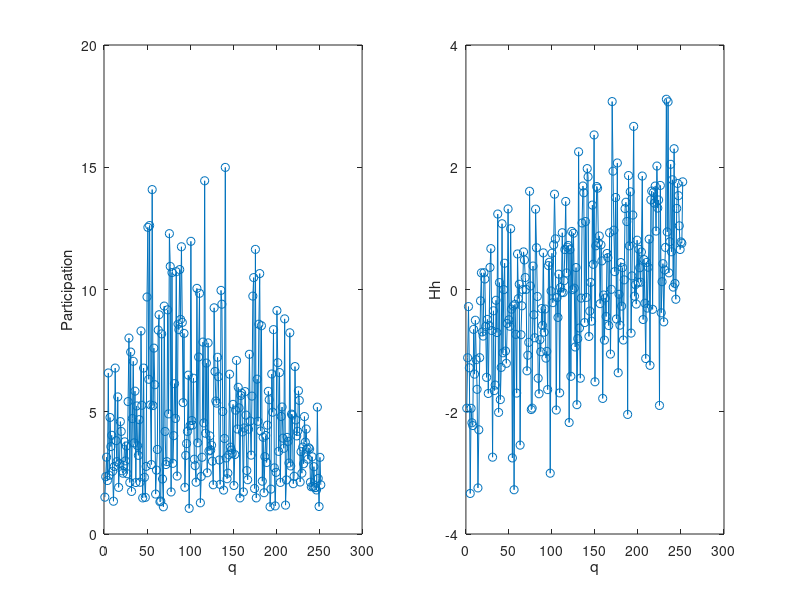
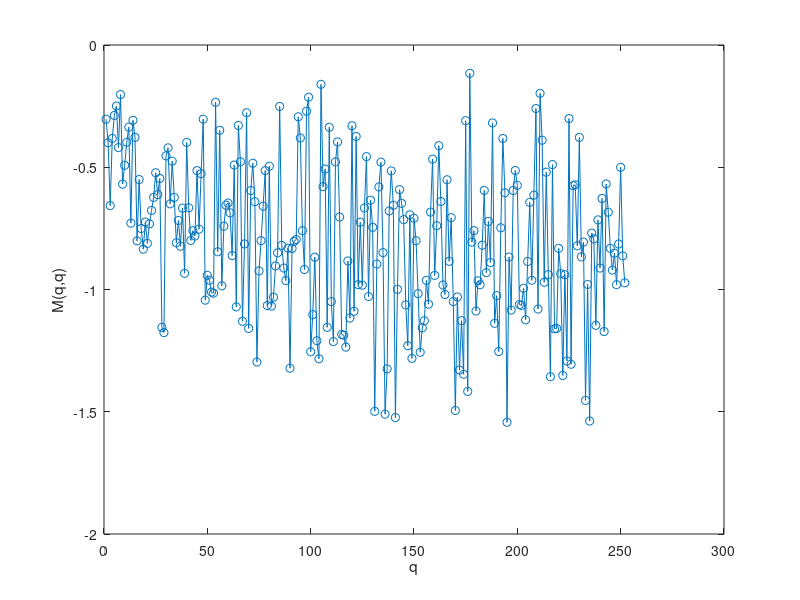
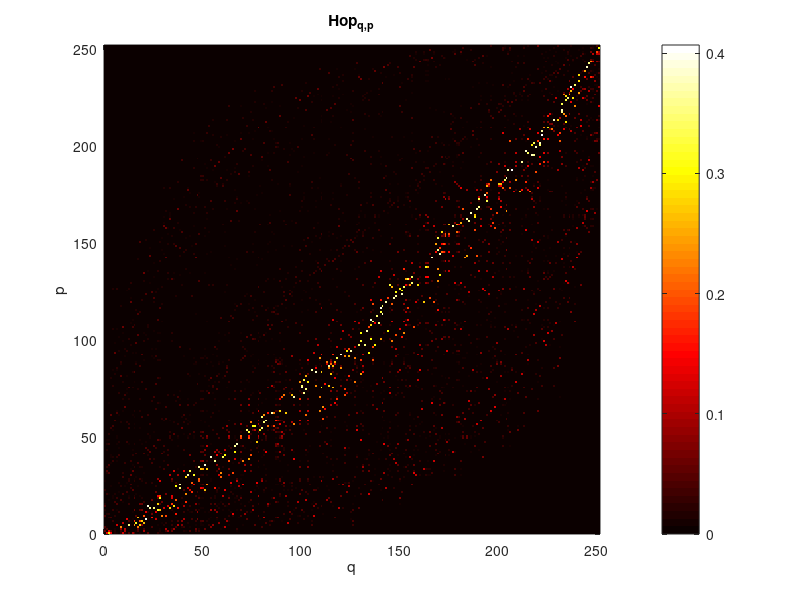

MATLAB code for these plots, in order: (Note: a time limit stopped this script after it produced the figures.)
%Markovian calculations

function Qmain_SVD

global N

show=0; % if = 1, generated matrices, coefficients, etc. are displayed
imag1=sqrt(-1);
periodic=0; % periodic b.c.
dissipator_kind=1; % put 1 if symmetric, -1 if antisymmetric

seed = 1;

Diehl=1;
Poletti=0;

tic

N = 10; % size of array
NN = N/2; % number of particles
Ns=nchoosek(N,NN); % number of states

J=1; % hopping constant
W=8; % disorder
U=2; % on-site interaction
g=0.1; % gamma;

Hopping=zeros(Ns);

%%%%%%%%%%%%%%%%%%%%%%%%%%%%%%%%%%
% generating matrices
%%%%%%%%%%%%%%%%%%%%%%%%%%%%%%%%%%


%%%%%%%%%%%%%%%%%%%%%%%%%%%%%%%%%%
% Calculating H
%%%%%%%%%%%%%%%%%%%%%%%%%%%%%%%%%%

num = precalc_states (N, NN);


H = zeros(N); % Halimtonian
Hd=zeros(N); % Disorder
Hi=zeros(N); % interaction
Hh=zeros(N); % hopping

%%%%%%%%%%%%%%
% disorder
%%%%%%%%%%%%%%

rng(seed);

E=2*rand(N,1)-1;
%E=E-sum(E)/N;

B=zeros(N,Ns);

for k=1:Ns
    Hd(k,k)=(1-(dec2bin(idtox(k), N)=='1'))*E;
    B(:,k)=(1-(dec2bin(idtox(k), N)=='1'))';
end

save 'B.txt' B -ascii

%%%%%%%%%%%%%%%%%%%%%
% Interaction
%%%%%%%%%%%%%%%%%%%%%
for k=1:Ns
    Hi(k,k)=sum(dec2bin(bitand(idtox(k), bitshift(idtox(k), 1))) == '1');
end

%%%%%%%%%%%%%%%%%%%%%
% Hopping
%%%%%%%%%%%%%%%%%%%%%

for k=1:Ns
    for kk=1:Ns
        Hh(k,kk)=is_adjacent(idtox(k), idtox(kk));
    end
end

%%%%%%%%%%%%
% Total
%%%%%%%%%%%%

H=-J*Hh+U*Hi+W*Hd;

save 'H.txt' H -ascii
save 'Hd.txt' Hd -ascii
save 'Hi.txt' Hi -ascii
save 'Hh.txt' Hh -ascii

Ns=Ns

[Ev,Eg]=eig(H); % Anderson modes

Participation=1./sum(abs(Ev).^4,1);
neighbor_hopping=diag(Ev'*(-Hh)*Ev);

%B=B
%Occupation=B*abs(Ev).^2;

figure;
subplot(1,2,1)
plot(Participation,'o-')
xlabel('q')
ylabel('Participation')
subplot(1,2,2)
plot(neighbor_hopping,'o-')
xlabel('q')
ylabel('Hh')

%figure;
%hold on
%plot(Occupation(:,1),'o-')
%plot(Occupation(:,2),'o-')
%plot(Occupation(:,3),'o-')
%plot(Occupation(:,4),'o-')
%plot(Occupation(:,5),'o-')

%figure;
%plot(Ev(:,1),'o-')
%hold on
%plot(Ev(:,2),'o-')
%plot(Ev(:,3),'o-')

%figure;
%hold on
%plot(Occupation(:,Ns-2),'o-')
%plot(Occupation(:,Ns-1),'o-')
%plot(Occupation(:,Ns),'o-')



%%%%%%%%%%%%%%%%%%%%%%%%%%%%
% Dissipator
%%%%%%%%%%%%%%%%%%%%%%%%%%%%

if(Diehl)
    
    for k=1:N-1
        
        
        A=zeros(Ns);
        for kk=1:Ns
            A(kk,kk)=bitget(idtox(kk),k)-bitget(idtox(kk),k+1);
            for kkk=1:Ns
                if(is_adjacent(idtox(kk), idtox(kkk)))
                    hop=1+N-find(dec2bin(bitxor(idtox(kk),idtox(kkk)),N)=='1');
                    if(hop(2)==k)
                        
                        if((bitget(idtox(kk),k)))
                            A(kkk,kk)=1*dissipator_kind;
                            A(kk,kkk)=-1*dissipator_kind;
                        else
                            A(kkk,kk)=-1*dissipator_kind;
                            A(kk,kkk)=1*dissipator_kind;
                        end
                        
                    end
                end
                
            end
        end
        
        Hopping=Hopping+abs(Ev'*A*Ev).^2;
    end
    
end


if(Poletti)
    
    for k=1:N
        
        
        A=zeros(Ns);
        for kk=1:Ns
            A(kk,kk)=bitget(idtox(kk),k);
        end
        
        Hopping=Hopping+abs(Ev'*A*Ev).^2;
        
        
    end
    
end

Hopping=Hopping*g;
M=Hopping;


for ik=1:Ns
    M(ik,ik)=M(ik,ik)-sum(M(:,ik));
end
[Mev,Meig]=eigs(real(M),1,'sm');
Mev=Mev/sum(Mev);

%save 'M.txt' M -ascii


Rho=Ev*diag(Mev)*Ev';


figure;
plot(diag(M),'o-')
xlabel('q')
ylabel('M(q,q)')


MA=M-diag(diag(M));
%M=expm(4*M);


%%%%%%%%%%%%%%%%%%%%%%%%%%%%%%%%

toc



Hop_plot=padarray(MA,[1 1],'post');
%  M_plot=padarray(M,[1 1],'post');

Rho_plot=padarray(Rho,[1 1],'post');


figure;
[nx,ny]=meshgrid([0:Ns],[0:Ns]);
h=pcolor(nx,ny,(Hop_plot));
set(h,'EdgeColor','None')
xlabel('q')
ylabel('p')
title('Hop_{q,p}')
colormap('hot')
colorbar


% figure;
% [nx,ny]=meshgrid([0:Ns],[0:Ns]);
% h=pcolor(nx,ny,M_plot);
% set(h,'EdgeColor','None')
% xlabel('q')
% ylabel('p')
% title('M_{q,p}')
% colormap('hot')
% colorbar

%modularity_matrix_plot(MA);


figure;
hold on
plot(Mev,'s-r')
%plot(mass_center,diag(abs(Rho_and)),'^g')
xlabel('q')
ylabel('|\rho_{q,q}|')

figure;
plot(neighbor_hopping,Mev,'or')

xlabel('Hh')
ylabel('|\rho_{q,q}|')

figure;
[nx,ny]=meshgrid([0:Ns],[0:Ns]);
h=pcolor(nx,ny,abs(Rho_plot));
set(h,'EdgeColor','None')
xlabel('m')
ylabel('n')
title('abs(\rho_{m,n})')
colormap('hot')
colorbar


figure;
plot(diag(Eg),'o-')
xlabel('q')
ylabel('\epsilon(q)')

InvPart_and=sum(Mev).^2

end

% create enumeration of n bit states with m ones
function num = precalc_states(n, m)
global states_id
k = 1;
for i = 0:(2 ^ n - 1)
    if ((sum(dec2bin(i) == '1') == 2) && (sum(dec2bin(bitand(i, bitshift(i, 1))) == '1') == 1))
        states_id.adjacent(i + 1) = 1;
    else
        states_id.adjacent(i + 1) = 0;
    end
    if (sum(dec2bin(i) == '1') == m)
        states_id.xtoid(i + 1) = k;
        states_id.idtox(k) = i;
        k = k + 1;
    else
        states_id.xtoid(i + 1) = 0;
    end
end
num = k - 1;
end

% x - allowable bit states (int)
function [id] = xtoid (x)
global states_id
id = states_id.xtoid(x + 1);
end

% id - allowable id (int)
function [x] = idtox (id)
global states_id
x = states_id.idtox(id);
end

% x, y - allowable bit states (int)
% if x is adjacent to y then adj = 1 else adj = 0
function [adj] = is_adjacent (x, y)
global states_id
adj = states_id.adjacent(bitxor(x, y) + 1);
end
